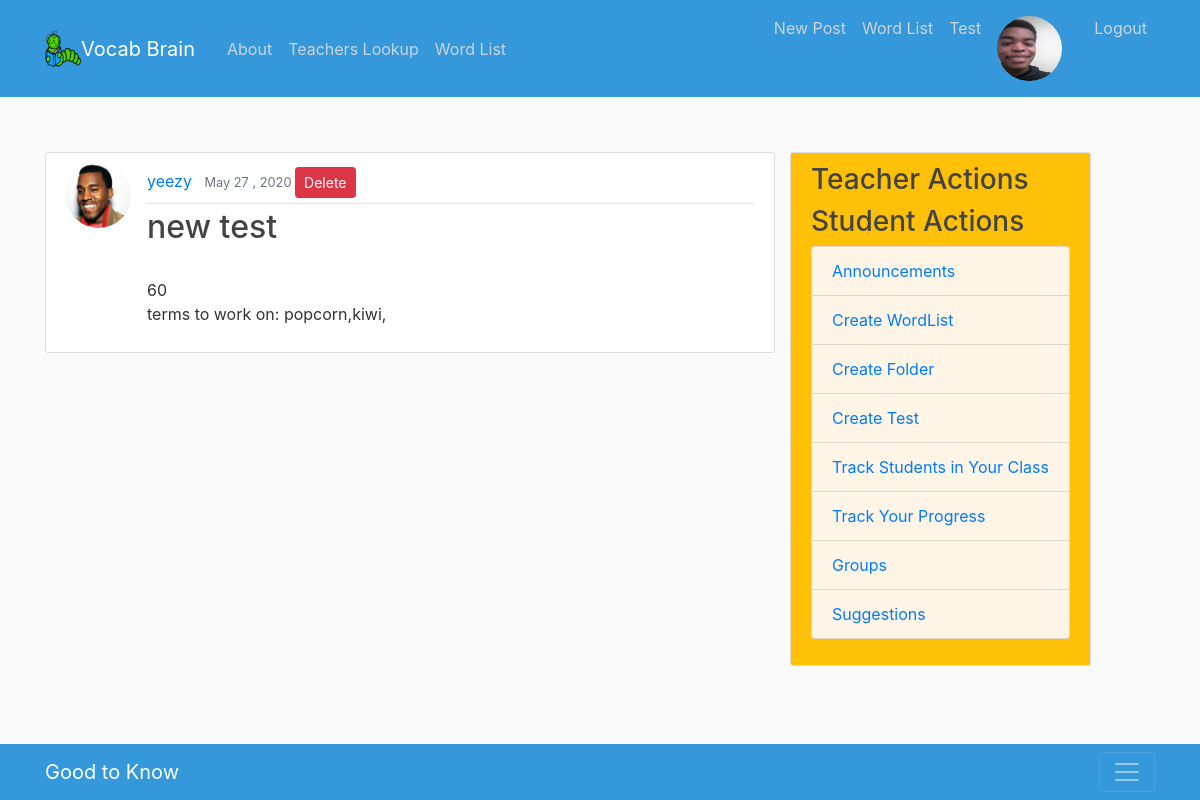
The app's page /testtaker/1/ (signed in) with its own data.
### users/models.py (models this page shows, shortened)
class Profile(models.Model):
    user = models.OneToOneField(User, on_delete=models.CASCADE)
    image = models.ImageField(default='default.jpeg', upload_to='profile_pics')

### blog/models.py (models this page shows, shortened)
class Testtaker(models.Model):
    tester = models.ForeignKey(User, on_delete=models.CASCADE)
    test = models.ForeignKey(Test, on_delete=models.CASCADE)
    score = models.PositiveSmallIntegerField()
    date_posted = models.DateTimeField(default=timezone.now)
    wrong_terms = models.TextField(blank=True, null=True)

class Test(models.Model):
    title = models.CharField(max_length=100)
    author = models.ForeignKey(User, on_delete=models.CASCADE)
    wordlist = models.ForeignKey(WordList, on_delete=models.CASCADE)
    date_posted = models.DateTimeField(default=timezone.now)
    description = models.TextField()
    folder = models.ForeignKey(Folder, on_delete=models.SET_NULL, blank=True, null=True)
    def __str__(self):
        return self.title

### blog/views.py (the view)
# urls.py: path('testtaker/<int:pk>/', TesttakerDetailView.as_view(), name='testtaker-detail'),
class TesttakerDetailView(DetailView):
    model = Testtaker

### blog/templates/blog/testtaker_detail.html (shortened to what this page needs)
{% extends "blog/base.html" %}
{% block content%}
<article class="media content-section">
  <img class = "rounded-circle article-img" src="{{object.tester.profile.image.url }}">
  <div class="media-body">
    <div class="article-metadata">
      <a class="mr-2" href="{% url 'user-testtaker' object.tester.username %}">{{ object.tester }}</a>
      <small class="text-muted">{{ object.date_posted|date:"F d , Y" }} </small>
{% for group in user.groups.all %}
    {% if group.name == 'Teacher' %}
    <a class = "btn btn-danger btn-sm mt-1 mb-1" href="{% url 'testtaker-delete' object.id %}">Delete </a>
      {%endif%}
      {%endfor%}
</div>
    <h2><a class="article-title"> {{ object.test }}</a></h2>
    <p class="article-content">
      {{ object.score }}
      terms to work on: {{object.wrong_terms}}
    </p>
</div>
</article>
{% endblock content %}

### blog/templates/blog/base.html (shortened to what this page needs)
{% load static %}
<!DOCTYPE html>
<html>
<head>
    <link rel="stylesheet" href="https://maxcdn.bootstrapcdn.com/bootstrap/4.0.0/css/bootstrap.min.css">
<link rel="stylesheet" type="text/css" href="{% static 'blog/main.css'%}">
<link rel="stylesheet" type="text/css" href="https://cdn.datatables.net/v/bs4/dt-1.10.21/datatables.min.css"/>
</head>
<body>
    <header class="site-header">
  <nav class="navbar navbar-expand-md navbar-dark box-shadow fixed-top" style="background-color: #3498DB;">
    <div class="container">
      <img src="{% static "img/bookworm.png" %}" alt="" width="36" height="36" viewBox="0 0 612 612">
      <a class="navbar-brand mr-4" href="{% url 'blog-home' %}">Vocab Brain </a>
      <div class="collapse navbar-collapse" id="navbarToggle">
        <div class="navbar-nav mr-auto">
          <a class="nav-item nav-link" href="{% url 'blog-about' %}">About</a>
          {% if user.is_authenticated %}
                {% for group in user.groups.all %}
                      {% if group.name == 'Student' %}
          <a class="nav-item nav-link" href="{% url 'blog-teacher_lookup' %}">Teachers Lookup</a>
          <a class="nav-item nav-link" href="{% url 'blog-temp' %}">Word List</a>
          {% endif %}
          {%  endfor %}
          {% endif %}
        </div>
        <div class="navbar-nav">
          {% if user.is_authenticated %}
          {% if user.is_superuser %}
          <a class="nav-item nav-link" href="{% url 'post-create' %}">New Post</a>
          {% endif %}
            {% for group in user.groups.all %}
            {% if group.name == 'Teacher' %}
          <a class="nav-item nav-link" href="{% url 'blog-temp' %}">Word List</a>
          <a class="nav-item nav-link" href="{% url 'blog-temp2' %}">Test</a>
          {% endif %}
          {% endfor %}
          <a class="nav-item nav-link" href="{% url 'profile' %}">
            <img class="rounded-circle article-img" src="{{ request.user.profile.image.url }}" id="img">
          </a>
          <a class="nav-item nav-link" href="{% url 'logout' %}">Logout</a>
          {% else %}
          <a class="nav-item nav-link" href="{% url 'login' %}">Login</a>
          <a class="nav-item nav-link" href="{% url 'register' %}">Register</a>
          {% endif %}
        </div>
      </div>
    </div>
  </nav>
<br><br><br>
</header>
    <main role="main" class="container">
  <div class="row">
    <div class="col-md-8">
      {% block content %}{% endblock %}
    </div>
    <div class="col-md-0">
      <div class="content-section" div id= "sidebar" style="background-color: #FFC107;">
        {%block sidebar%}
        {% if user.is_authenticated %}
                {% for group in user.groups.all %}
                      {% if group.name == 'Teacher' %}
        <h3>Teacher Actions</h3>
           {% else %}
           {% if group.name == 'Student' %}
            <h3>Student Actions</h3>
             {% endif %}
          {% endif %}
          {% endfor %}
          {% endif %}
          <ul class="list-group" >
            <li class="list-group-item list-group-item-light" style="background-color: #FEF5E7;color: blue;"><a href="{% url 'blog-announce' %}" > Announcements</a></li>
            {% if user.is_authenticated %}
                {% for group in user.groups.all %}
                      {% if group.name == 'Teacher' %}
                      <li class="list-group-item list-group-item-light" style="background-color: #FEF5E7;color: blue;"><a href="{% url 'list-create' %}" >Create WordList</a></li>
                       <li class="list-group-item list-group-item-light" style="background-color: #FEF5E7;color: blue;"><a href="{% url 'folder-create' %}" >Create Folder</a></li>
                      <li class="list-group-item list-group-item-light" style="background-color: #FEF5E7;color: blue;"><a href="{% url 'test-create' %}" >Create Test</a></li>
                      <li class="list-group-item list-group-item-light" style="background-color: #FEF5E7;color: blue;"><a href="{% url 'blog-student_tracker' %}" >Track Students in Your Class</a></li>
                      {% endif %}
                      {% if group.name == 'Student' %}
                      <li class="list-group-item list-group-item-light" style="background-color: #FEF5E7;color: blue;"><a href="{% url 'blog-track_progress' %}" >Track Your Progress</a></li>
                      <li class="list-group-item list-group-item-light" style="background-color: #FEF5E7;color: blue;"><a href="{% url 'blog-groups' %}" >Groups</a></li>
                      {% endif %}
                          {% endfor %}
                            {% endif %}
            <li class="list-group-item list-group-item-light" style="background-color: #FEF5E7;color: blue;"><a href="{% url 'blog-suggest' %}" >Suggestions</a></li>
          </ul>
        {% endblock %}
      </div>
  </div>
  </div>
<br><br><br><br>
<div class="jumbotron-fluid">
  <div class="navbar fixed-bottom navbar-dark" style="background-color: #3498DB;">
    <div class="container d-flex justify-content-between">
      <a href="https://www.goodtoknow.com/Main_Page" class="navbar-brand d-flex align-items-center"> Good to Know
            </a>
      <button class="navbar-toggler" type="button" data-toggle="collapse" data-target="#navbarHeader" aria-controls="navbarHeader" aria-expanded="false" aria-label="Toggle navigation">
              <span class="navbar-toggler-icon"></span>
            </button>
    </div>
  </div>
</main>
</body>
</html>

### blog/static/blog/main.css (style rules this page uses)
body { background: #fafafa; color: #333333; margin-top: 5rem; }
h1, h2, h3, h4, h5, h6 { color: #444444; }
ul { margin: 0; }
.site-header .navbar-nav .nav-link { color: #cbd5db; }
.content-section { background: #ffffff; padding: 10px 20px; border: 1px solid #dddddd; border-radius: 3px; margin-bottom: 20px; }
.article-title { color: #444444; }
.article-content { white-space: pre-line; }
.article-img { height: 65px; width: 65px; margin-right: 16px; }
.article-metadata { padding-bottom: 1px; margin-bottom: 4px; border-bottom: 1px solid #e3e3e3 }

### records on screen
Testtaker: tester.profile.image (picture), tester "yeezy", date_posted "May 27 , 2020", test "new test", score "60", wrong_terms "popcorn,kiwi,"
